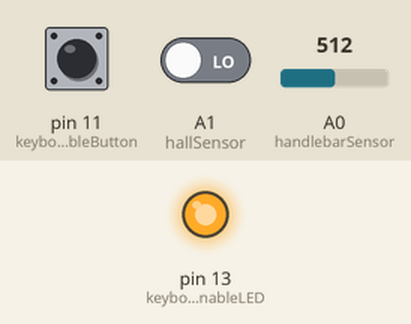
This sketch was run on a simulated Arduino Leonardo, built with avr-gcc and run on an emulated ATmega32U4. On the bench: output pins drawn as LEDs (lit = HIGH). Inputs (shaded band) come from the test bench; at power-on: pin 11 (keyboardEnableButton) HIGH, A0 (handlebarSensor) = 512, A1 (hallSensor) LOW. USB keyboard and mouse output is not drawn; what the sketch prints to the serial monitor is not drawn.

Above: at 1.2 s.
1.3 s: pin 11 (keyboardEnableButton) pulled LOW for 0.15 s
At 1.7 s:
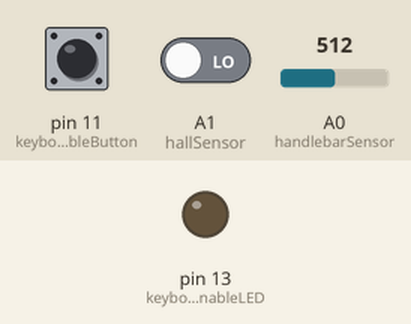
2.9 s: pin 11 (keyboardEnableButton) pulled LOW for 1 s
At 4.2 s:
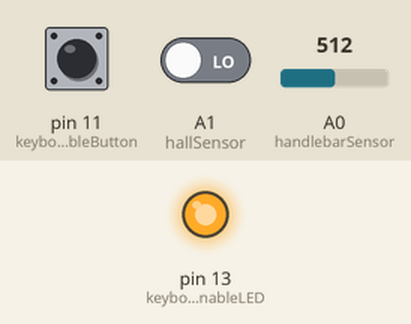
5.4 s: pin 11 (keyboardEnableButton) pulled LOW for 3.2 s
At 9.0 s:
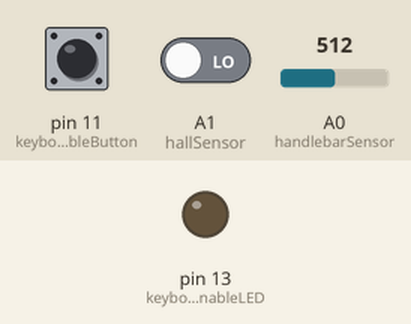
Timing chart, 0 to 10.5 s (numbered marks = the images above; inputs shaded):
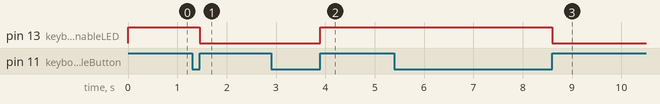

Measured:
- after the input at 1.3 s, pin 13 (keyboardEnableLED): HIGH → LOW after 0.15 s
- after the input at 2.9 s, pin 13 (keyboardEnableLED): LOW → HIGH after 1.0 s
- after the input at 5.4 s, pin 13 (keyboardEnableLED): HIGH → LOW after 3.2 s

The sketch:

sketch_nov18a.ino
```cpp
#include <SoftwareSerial.h> //Needed to communicate with other arduino for multiplexing / more IO

#include <Keyboard.h> //Only works with Ardunios based on ATMega 32u4 (leonardo, micro, ect)


/* This is the code to run handlebar turning and wheel speed sensing for Mario Kart integration. Revision 2.1. Keyboard.begin and Keyboard.end now in the toggle function, so keyboard emulation doesn't stop and start continiuously.
  Revision 2.0. Major changes to code structure and flow. everything in loop() now broken into separate functions.
  Revision 0.6. "Wheel" is now digital, only on or off.
  Revision 0.5.4. Minor tweaks.
  Revision 0.5.3. Control laws changed.
  Revision 0.5.2. Keyboard.press changed to Keyboard.write, which seems to accomplish the same thing with fewer commands.
  Reivsion 0.5.1. Keyboard.press changed back, with addition of Keyboard.release to let go of the key. Derp.
  Revision 0.5. Keyboard.press changed to Keyboard.print, no "sticky keys."
  Revision 0.4. Now compiles!
  True/False statements fixed and placeholders added to environmental varaibles since 0.3.
  Enable button flow code improved since 0.2.
  Enable button code changed since 0.1.
  Author - Jacob Killelea, team Breakfast Summit, COEN 1400, CU Boulder, Fall 2015.
  This code is licensed under the GNU GPL V3 and hopes to be useful, but there is no warranty or guarantee of usefulness, implied or otherwise.
*/

/*
  PIN 13 =
  PIN 12 =
  PIN 11 = Enable/Disable
  PIN 10 =
  PIN 9 = SERIAL TX ##CONNECT TO PIN 0 OF UNO
  PIN 8 = SERIAL RX ##CONNECT TO PIN 1 OF UNO
  PIN 7 =
  PIN 6 =
  PIN 5 =
  PIN 4 =
  PIN 3 =
  PIN 2 =
  PIN 1 =
  PIN 0 =
  PIN A0 = HANDLEBARR
  PIN A1 = WHEEL
  PIN A2 =
  PIN A3 =
  PIN A4 =
  PIN A5 =
*/


//second arduino, which must have its own code loaded onto it from MarioKartExtraIO file
SoftwareSerial myserial(8, 9); // rx, tx


//system control variables
boolean keyboardEnabled = false; //Need ability to turn keyboard on and off, state of keyboard activation held here.
int previousButtonState = HIGH; //previous state of keyboard enable button //MIGHT NOT WANT TO USE THIS ONE
int buttonState; //current state of enable button
int e = 0; //used to keep track of how many times the button has been pressed, toggles enable/disable.
const int keyboardEnableButton = 11; //Pin that physical switch to enable keyboard is on;
const int keyboardEnableLED = 13; //LED indicator for visual indication of enabled-ness.

//sensor location variables
const int handlebarSensor = A0; //Pin that handlebar rotational sensor is on.
const int hallSensor = A1; //Pin that the Hall Effect sensor in the wheel is on.


//sensor data variables
int handlebar = 0; //value of handlebar rotation
int wheel = 0; //value from wheel sensor
int buttonPressed; // stores button values from second arduino as integers representing ASCII
char keyToBePressed; // converted ASCII value from buttonPressed
boolean keyIsYetToBePressed = false; //Used to stop infinite key presses in button input from other arduino.


//control mapping variables
const char accelerate = 'a'; //keyboard button to accelerate in Mario Kart
const char turnLeft = 'l'; //keyboard button to turn left in Mario Kart
const char turnRight = 'r';// keyboard button to turn right in Mario Kart


void setup() {
  Serial.begin(9600); //always a good idea to have the serial going for debugging.
  myserial.begin(9600); //used for more IO
  pinMode(keyboardEnableButton, INPUT); //Set enable button as input
  pinMode(keyboardEnableLED, OUTPUT); //LED indicator
  //previousButtonState = digitalRead(keyboardEnableButton); //initialize the system for detecting if the button has changed
  previousButtonState = LOW;


}


void loop() {

  buttonState = digitalRead(keyboardEnableButton); //make sure we haven't pressed the enable/disable button


  if (buttonState != previousButtonState) { //toggle the enable/disable button on or off
    previousButtonState = buttonState;
    Serial.println("Button Changed");
    Serial.println(buttonState);
    if (buttonState == HIGH) {
      toggleKeyboard();
    }
  }

  if (myserial.available()) { //takes in chars on the software serial line and turns them into keyboard presses
    serialRecieveAndProcess(); //handle software serial input data and press appropriate keyboard keys.
  }

  if (keyboardEnabled) {
    digitalWrite(keyboardEnableLED, HIGH); //send a visual signal that the system is armed
    tightLoop(); //runs the rest of the code here, so that other things in regular loop() can be skipped if they're not needed.
  }
  else {
    digitalWrite(keyboardEnableLED, LOW); //default the system arm light to off
  }
  debugData();
}

void tightLoop() {

  Keyboard.begin(); //begin keyboard emulation

  wheel = digitalRead(hallSensor); //get actual data
  handlebar = analogRead(handlebarSensor);

  if (handlebar > 600) { //handlebar turns right, turn kart right
    Keyboard.write(turnRight); //press the key
    if (handlebar > 800) { //if the handlebar is even farther right
      Keyboard.write(turnRight); //press the key again
    }
  }

  else if (handlebar < 400) { //handlebar turns left, turn left
    Keyboard.write(turnLeft);   //press the key
    if (handlebar < 200) { //if the handlebar is even farther left
      Keyboard.write(turnLeft); //press the key again
    }
  }

  if (wheel == HIGH) { //acceleration segment
    Keyboard.write(accelerate); //press the key
    Keyboard.write(accelerate); //press it again so we go faster. FASTER! FAAAAAAAAAAAAAAAAAAASTER!
  }

  Keyboard.end(); //end keyboard emulation


}

void serialRecieveAndProcess() {

  keyIsYetToBePressed = true;
  buttonPressed = myserial.read();
  keyToBePressed = char(buttonPressed);
  Serial.println(keyToBePressed);

  if (keyboardEnabled && keyIsYetToBePressed == true) {
    Keyboard.write(keyToBePressed); //output the button press as a keyboard command
    keyIsYetToBePressed = false;
  }
}


void toggleKeyboard() {
  e++;
  e = e % 2;
  Serial.print("e is: ");
  Serial.println(e);
  if (e == 1) { //if e is 1
    Serial.println("Keyboard Enabled");
    Keyboard.begin(); //begin keyboard emulation
    keyboardEnabled = true;
  }
  if (e == 0) { //if e is 0 do the opposite.
    Serial.println("Keyboard Disabled");
    Keyboard.end(); //end keyboard emulation
    keyboardEnabled = false;
  }
}

void debugData() {

  Serial.print("handlebar:");
  Serial.println(analogRead(handlebarSensor));

  Serial.print("wheel");
  Serial.println(digitalRead(hallSensor));
  //    Serial.print("");
  //  Serial.println();
  //    Serial.print("");
  //  Serial.println();

}
```
